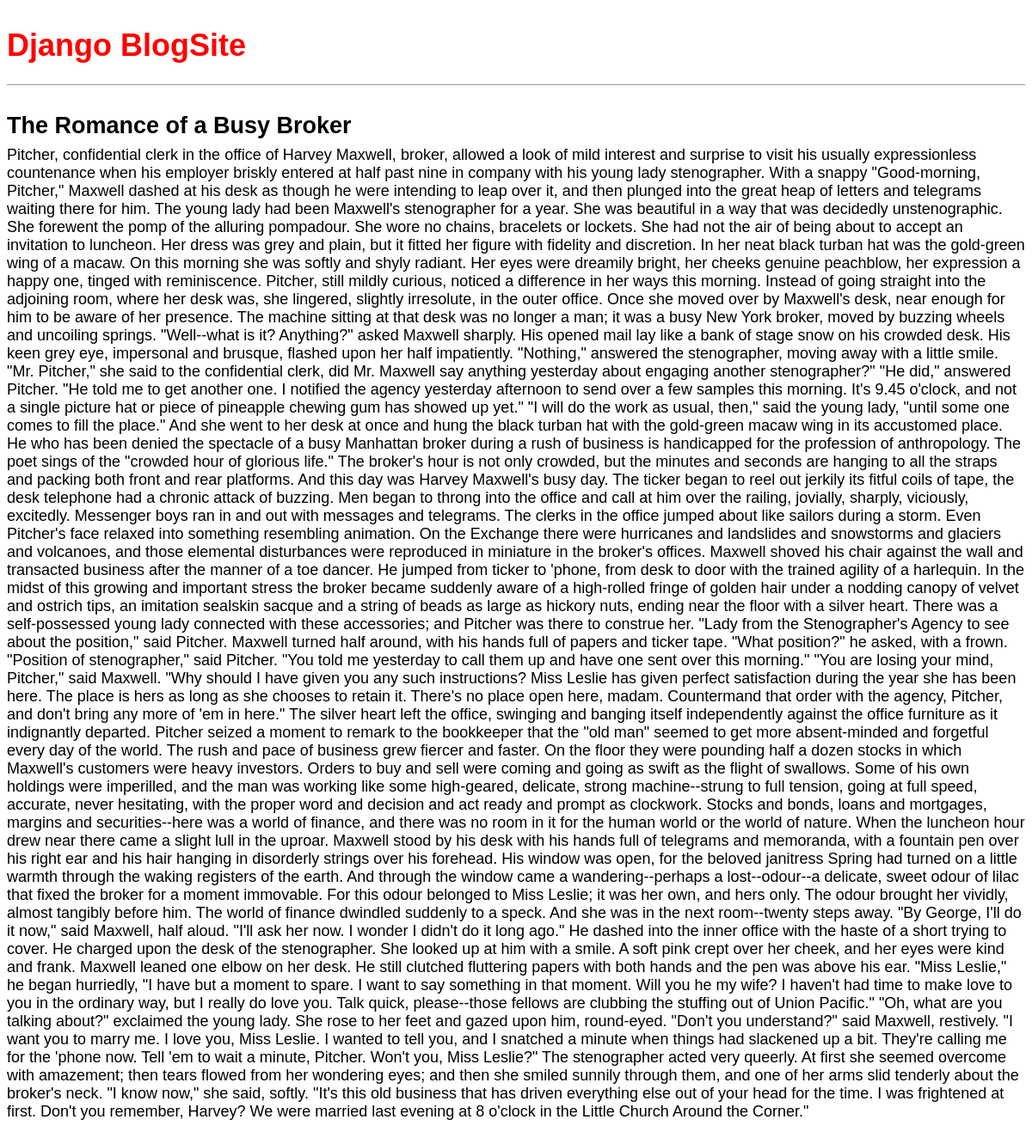
Screenshot of /post/3/ with the database file from the repository.
### blogsite/models.py (models this page shows, shortened)
class Status(models.Model):
    title=models.CharField(max_length=200)
    author=models.ForeignKey(
        'auth.User',
        on_delete=models.CASCADE,
    )
    body=models.TextField()

### blogsite/views.py (the view)
# urls.py: path('post/<int:pk>/', views.BlogDetailView.as_view(), name='status_details'),
class BlogDetailView(DetailView):
    model=Status
    template_name='post_detail.html'
    context_object_name='anything_you_want'

### blogsite/templates/post_detail.html
{% extends 'base.html' %}
{% block content %}
    <div class="post-entry">
      <h2>{{ anything_you_want.title }}</h2>
      <p>{{ anything_you_want.body }}</p>
    </div>
{% endblock content %}

### blogsite/templates/base.html (shortened to what this page needs)
<!DOCTYPE html>
<html lang="en" dir="ltr">
  <head>
    <link rel="stylesheet" href="static/css/base.css">
  </head>
  <body>
    <header>
      <h1><a href="/">Django BlogSite</a></h1>
    </header>
    <div class="container">
      {% block content %}{% endblock content %}
    </div>
  </body>
</html>

### blogsite/static/css/base.css (style rules this page uses)
body { font-family: 'Source Sans Pro', sans-serif; font-size: 18px; }
header { border-bottom: 1px solid #999; margin-bottom: 2rem; display: flex; }
header h1 a { color:red; text-decoration: none; }
.post-entry { margin-bottom: 2rem; }
.post-entry h2 { margin: 0.5rem 0; }
.post-entry p { margin: 0; font-weight: 400; }

### rows the page displays
Status: title "The Romance of a Busy Broker", body "Pitcher, confidential clerk in the office of Harvey Maxwell, broker, allowed a look of mild interest and surprise to visit his usually expressionless countenance when his employer briskly entered at half past nine in company with his young lady stenographer. With a snappy \"Good-morning, Pitcher,\" Maxwell dashed at his desk as though he were intending to leap over it, and then plunged into the great heap of letters and telegrams waiting there for him. The young lady had been Maxwell's stenographer for a year. She was beautiful in a way that was decidedly unstenographic. She forewent the pomp of the alluring pompadour. She wore no chains, bracelets or lockets. She had not the air of being…"
